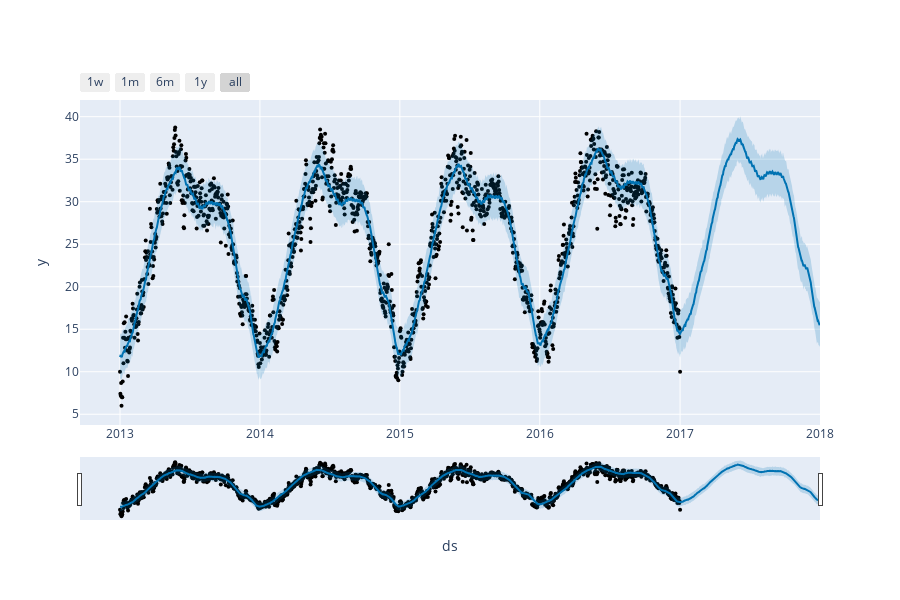

The cell this chart's notebook holds for it:
### Code cell
from prophet import Prophet
from prophet.plot import plot_plotly, plot_components_plotly

#call the model
model = Prophet()
model.fit(df)
forecast = model.make_future_dataframe(periods=365)
forecast = model.predict(forecast)
plot_plotly(model, forecast)

### Figure 1 — Plotly figure (JSON) as saved in the notebook; plotly's stock layout.template omitted (floating-point values rounded to 4 significant figures; data arrays with more than 128 entries replaced by an {"elided": "..."} marker saying what was removed)
{"data": [{"marker": {"color": "black", "size": 4}, "mode": "markers", "name": "Actual", "type": "scatter", "x": {"elided": "1462 str values"}, "y": {"elided": "1462 float values"}}, {"hoverinfo": "skip", "line": {"width": 0}, "mode": "lines", "type": "scatter", "x": {"elided": "1827 str values"}, "y": {"elided": "1827 float values"}}, {"fill": "tonexty", "fillcolor": "rgba(0, 114, 178, 0.2)", "line": {"color": "#0072B2", "width": 2}, "mode": "lines", "name": "Predicted", "type": "scatter", "x": {"elided": "1827 str values"}, "y": {"elided": "1827 float values"}}, {"fill": "tonexty", "fillcolor": "rgba(0, 114, 178, 0.2)", "hoverinfo": "skip", "line": {"width": 0}, "mode": "lines", "type": "scatter", "x": {"elided": "1827 str values"}, "y": {"elided": "1827 float values"}}], "layout": {"height": 600, "showlegend": false, "width": 900, "xaxis": {"rangeselector": {"buttons": [{"count": 7, "label": "1w", "step": "day", "stepmode": "backward"}, {"count": 1, "label": "1m", "step": "month", "stepmode": "backward"}, {"count": 6, "label": "6m", "step": "month", "stepmode": "backward"}, {"count": 1, "label": "1y", "step": "year", "stepmode": "backward"}, {"step": "all"}]}, "rangeslider": {"visible": true}, "title": {"text": "ds"}, "type": "date"}, "yaxis": {"title": {"text": "y"}}}}
